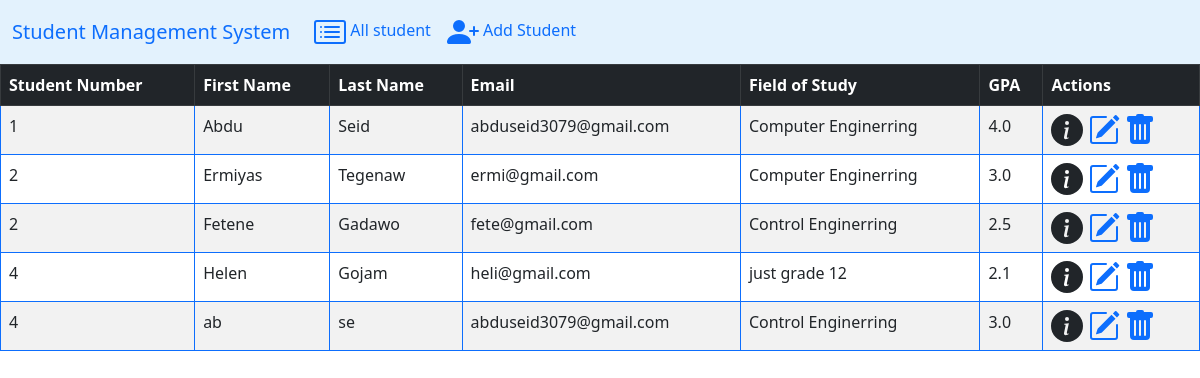
The page / on the database its author committed.
### students/models.py (models this page shows, shortened)
class Student(models.Model):
    student_number=models.PositiveIntegerField()
    first_name=models.CharField(max_length=50)
    last_name=models.CharField(max_length=50)
    email=models.EmailField(max_length=100)
    field_of_study=models.CharField(max_length=50)
    gpa=models.FloatField()

### students/views.py (the view)
# urls.py: path('', views.index, name='index'), # 127.0.0.1:8000
def index(request):
    all_students=Student.objects.all()
    current_year=datetime.datetime.now()
    context={'abc':'ABCDDDDDDD','current_year':current_year,'all_students':all_students,}
    return render(request,'students/index.html',context)

### students/templates/students/index.html (shortened to what this page needs)
{% load static %}
<!DOCTYPE html>
<html lang="en">
<head>
    <link rel="stylesheet" href="{% static 'students/css/bootstrap.min.css'%}">
</head>
<body>
  <nav class="navbar navbar-expand-lg navbar-secondary" style="background-color: #e3f2fd;">
    <div class="container-fluid">
      <a class="navbar-brand" href="#">Student Management System</a>
      <div class="collapse navbar-collapse" id="navbarSupportedContent">
        <ul class="navbar-nav me-auto mb-2 mb-lg-0">
          <li class="nav-item">
            <a class="nav-link active" aria-current="page" href="{% url 'index' %}">  All student</a>
          </li>
          <li class="nav-item">
            <a class="nav-link" href="{% url 'add' %}"> Add Student</a>
          </li>
        </ul>
      </div>
    </div>
  </nav>
  <table class="table table-hover table-striped table-bordered border-primary">
    <thead class="table-dark text-green" >
      <tr>
        <th>Student Number</th>
        <th>First Name</th>
        <th>Last Name</th>
        <th>Email</th>
        <th>Field of Study</th>
        <th>GPA</th>
        <th>Actions</th>
      </tr>
    </thead>
    <tbody>
      {% for student  in all_students %}
      <tr>
        <td>{{student.student_number}}</td>
        <td>{{student.first_name}}</td>
        <td>{{student.last_name}}</td>
        <td>{{student.email}}</td>
        <td>{{student.field_of_study}}</td>
        <td>{{student.gpa}}</td>
        <td class="m-4">
          <a href="{% url 'update' pk=student.id %}"></a>
        <a href="{% url 'delete' pk=student.id %}"> </a>
      </td>
      </tr>
      {% endfor %}
    </tbody>
    </table>
</body>
</html>

### rows shown on the page
Student: student_number "1", first_name "Abdu", last_name "Seid", email "abduseid3079@gmail.com", field_of_study "Computer Enginerring", gpa "4.0"
Student: student_number "2", first_name "Ermiyas", last_name "Tegenaw", email "ermi@gmail.com", field_of_study "Computer Enginerring", gpa "3.0"
Student: student_number "2", first_name "Fetene", last_name "Gadawo", email "fete@gmail.com", field_of_study "Control Enginerring", gpa "2.5"
Student: student_number "4", first_name "Helen", last_name "Gojam", email "heli@gmail.com", field_of_study "just grade 12", gpa "2.1"
Student: student_number "4", first_name "ab", last_name "se", email "abduseid3079@gmail.com", field_of_study "Control Enginerring", gpa "3.0"
